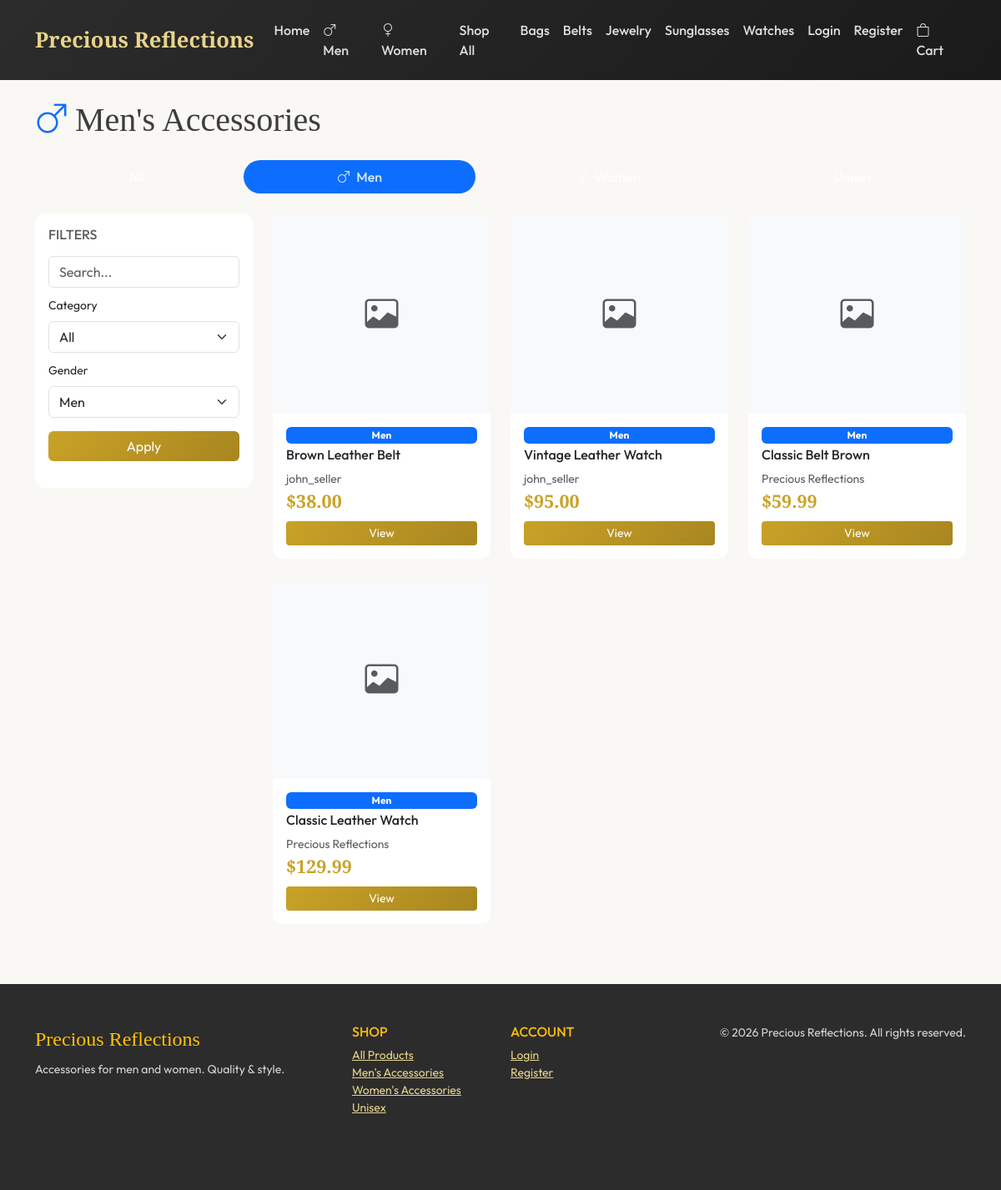
Page /shop/men/ on the committed database.
### store/models.py (models this page shows, shortened)
class Category(models.Model):
    name = models.CharField(max_length=100)
    slug = models.SlugField(unique=True, max_length=100)
    description = models.TextField(blank=True)
    image = models.ImageField(upload_to='categories/', blank=True, null=True)
    created_at = models.DateTimeField(auto_now_add=True)
    class Meta:
        verbose_name_plural = 'Categories'
        ordering = ['name']

class Product(models.Model):
    name = models.CharField(max_length=200)
    slug = models.SlugField(unique=True, max_length=200)
    description = models.TextField()
    price = models.DecimalField(max_digits=10, decimal_places=2, validators=[MinValueValidator(0)])
    stock = models.PositiveIntegerField(default=0)
    category = models.ForeignKey(Category, on_delete=models.CASCADE, related_name='products')
    gender = models.CharField(max_length=1, choices=GENDER_CHOICES, default='U')
    image = models.ImageField(upload_to='products/', blank=True, null=True)
    seller = models.ForeignKey(settings.AUTH_USER_MODEL, on_delete=models.CASCADE, related_name='products_for_sale', null=True, blank=True)  # null = official/admin
    created_at = models.DateTimeField(auto_now_add=True)
    updated_at = models.DateTimeField(auto_now=True)
    is_active = models.BooleanField(default=True)
    class Meta:
        ordering = ['-created_at']
    @property
    def out_of_stock(self):
        return self.stock == 0

### store/views.py (the view)
# urls.py: path('shop/', views.shop, name='shop'),
def shop(request, gender=None):
    qs = Product.objects.filter(is_active=True)
    category_slug = request.GET.get('category')
    gender = gender or request.GET.get('gender')
    q = request.GET.get('q', '').strip()
    if category_slug:
        qs = qs.filter(category__slug=category_slug)
    if gender and gender in ('M', 'F', 'U'):
        qs = qs.filter(gender=gender)
    if q:
        qs = qs.filter(Q(name__icontains=q) | Q(description__icontains=q))
    paginator = Paginator(qs, 12)
    page = request.GET.get('page', 1)
    products = paginator.get_page(page)
    categories = Category.objects.all()
    return render(request, 'store/shop.html', {
        'products': products,
        'categories': categories,
        'selected_category': category_slug,
        'selected_gender': gender,
        'search_q': q,
    })

### store/context_processors.py (called while the page is built)
def cart_count(request):
    count = 0
    if request.session.get('cart'):
        for item in request.session['cart'].values():
            count += item.get('quantity', 0)
    return {'cart_count': count}

def categories_nav(request):
    from .models import Category
    categories = Category.objects.all()[:10]
    return {'nav_categories': categories}

### templates/store/shop.html (shortened to what this page needs)
{% extends 'base.html' %}
{% load static %}
{% block content %}
<div class="container">
  <h1 class="font-serif mb-4">
    {% if selected_gender == 'M' %}<i class="bi bi-gender-male text-primary me-2"></i>Men's Accessories
    {% elif selected_gender == 'F' %}<i class="bi bi-gender-female text-danger me-2"></i>Women's Accessories
    {% elif selected_gender == 'U' %}<i class="bi bi-people me-2"></i>Unisex
    {% else %}Shop All{% endif %}
  </h1>
  <ul class="nav nav-pills nav-fill mb-4 gap-2 flex-wrap">
    <li class="nav-item">
      <a class="nav-link {% if not selected_gender %}active bg-dark{% endif %} rounded-pill" href="{% url 'store:shop' %}">All</a>
    </li>
    <li class="nav-item">
      <a class="nav-link {% if selected_gender == 'M' %}active bg-primary{% endif %} rounded-pill" href="{% url 'store:shop_men' %}"><i class="bi bi-gender-male me-1"></i> Men</a>
    </li>
    <li class="nav-item">
      <a class="nav-link  rounded-pill" href="{% url 'store:shop_women' %}"><i class="bi bi-gender-female me-1"></i> </a>
    </li>
    <li class="nav-item">
      <a class="nav-link  rounded-pill" href="{% url 'store:shop' %}?gender=U"></a>
    </li>
  </ul>
  <div class="row">
    <aside class="col-lg-3 mb-4">
      <div class="card p-3">
        <h6 class="text-uppercase text-muted mb-3">Filters</h6>
        <form method="get" class="mb-3">
          <input type="text" name="q" class="form-control mb-2" placeholder="Search..." value="{{ search_q|default:'' }}">
          <label class="form-label small">Category</label>
          <select name="category" class="form-select mb-2">
            <option value="">All</option>
          </select>
          <label class="form-label small">Gender</label>
          <select name="gender" class="form-select mb-3">
            <option value="M" {% if selected_gender == 'M' %}selected{% endif %}>Men</option>
          </select>
          <button type="submit" class="btn btn-gold w-100">Apply</button>
        </form>
      </div>
    </aside>
    <div class="col-lg-9">
      <div class="row g-4">
        {% for product in products %}
        <div class="col-6 col-md-4">
          <div class="card h-100">
            <a href="{% url 'store:product_detail' product.slug %}">
              {% if product.image %}
              <img src="{{ product.image.url }}" class="card-img-top" alt="{{ product.name }}">
              {% else %}
              <div class="card-img-top bg-light d-flex align-items-center justify-content-center text-muted"><i class="bi bi-image fs-1"></i></div>
              {% endif %}
            </a>
            <div class="card-body d-flex flex-column">
              <span class="badge {% if product.gender == 'M' %}bg-primary{% elif product.gender == 'F' %}bg-danger{% else %}bg-secondary{% endif %} mb-1">{{ product.get_gender_display }}</span>
              <h6 class="card-title"><a href="{% url 'store:product_detail' product.slug %}" class="text-dark text-decoration-none">{{ product.name }}</a></h6>
              <p class="small text-muted mb-0">{% if product.seller %}{{ product.seller.username }}{% else %}Precious Reflections{% endif %}</p>
              <p class="product-price mb-2">${{ product.price }}</p>
              {% if product.out_of_stock %}
              <span class="text-danger small">Out of stock</span>
              {% else %}
              <a href="{% url 'store:product_detail' product.slug %}" class="btn btn-gold btn-sm mt-auto">View</a>
              {% endif %}
            </div>
          </div>
        </div>
        {% empty %}
        <div class="col-12">
          <p class="text-muted">No products match your filters.</p>
        </div>
        {% endfor %}
      </div>
    </div>
  </div>
</div>
{% endblock %}

### templates/base.html (shortened to what this page needs)
{% load static %}
<!DOCTYPE html>
<html lang="en">
<head>
  <link href="https://cdn.jsdelivr.net/npm/bootstrap@5.3.2/dist/css/bootstrap.min.css" rel="stylesheet">
  <link rel="stylesheet" href="https://cdn.jsdelivr.net/npm/bootstrap-icons@1.11.1/font/bootstrap-icons.css">
</head>
<body>
  <nav class="navbar navbar-expand-lg navbar-dark py-3">
    <div class="container">
      <a class="navbar-brand" href="{% url 'store:home' %}">Precious Reflections</a>
      <div class="collapse navbar-collapse" id="nav">
        <ul class="navbar-nav me-auto">
          <li class="nav-item"><a class="nav-link" href="{% url 'store:home' %}">Home</a></li>
          <li class="nav-item"><a class="nav-link" href="{% url 'store:shop_men' %}"><i class="bi bi-gender-male me-1"></i> Men</a></li>
          <li class="nav-item"><a class="nav-link" href="{% url 'store:shop_women' %}"><i class="bi bi-gender-female me-1"></i> Women</a></li>
          <li class="nav-item"><a class="nav-link" href="{% url 'store:shop' %}">Shop All</a></li>
          {% for cat in nav_categories %}
          <li class="nav-item"><a class="nav-link" href="{% url 'store:shop' %}?category={{ cat.slug }}">{{ cat.name }}</a></li>
          {% endfor %}
        </ul>
        <ul class="navbar-nav">
          {% if user.is_authenticated %}
            <li class="nav-item"><a class="nav-link" href="{% url 'accounts:profile' %}"><i class="bi bi-person"></i> Profile</a></li>
            <li class="nav-item"><a class="nav-link" href="{% url 'accounts:order_history' %}">Orders</a></li>
            <li class="nav-item"><a class="nav-link" href="{% url 'store:my_listings' %}"><i class="bi bi-shop me-1"></i> My Listings</a></li>
            <li class="nav-item"><a class="nav-link" href="{% url 'store:my_sales' %}">My Sales</a></li>
            {% if user.is_staff %}
            <li class="nav-item"><a class="nav-link" href="{% url 'store:admin_dashboard' %}">Dashboard</a></li>
            <li class="nav-item"><a class="nav-link" href="{% url 'admin:index' %}">Admin</a></li>
            {% endif %}
            <li class="nav-item"><a class="nav-link" href="{% url 'accounts:logout' %}">Logout</a></li>
          {% else %}
            <li class="nav-item"><a class="nav-link" href="{% url 'accounts:login' %}">Login</a></li>
            <li class="nav-item"><a class="nav-link" href="{% url 'accounts:register' %}">Register</a></li>
          {% endif %}
          <li class="nav-item">
            <a class="nav-link position-relative" href="{% url 'store:cart' %}" {% if not user.is_authenticated %}title="Log in to add to cart and buy"{% endif %}>
              <i class="bi bi-bag"></i> Cart
            </a>
          </li>
        </ul>
      </div>
    </div>
  </nav>
  <main class="py-4">
    {% block content %}{% endblock %}
  </main>
  <footer class="py-5 mt-5">
    <div class="container">
      <div class="row">
        <div class="col-md-4 mb-4">
          <span class="font-serif fs-4 text-warning">Precious Reflections</span>
          <p class="mt-2 small">Accessories for men and women. Quality & style.</p>
        </div>
        <div class="col-md-2 mb-4">
          <h6 class="text-uppercase text-warning">Shop</h6>
          <ul class="list-unstyled small">
            <li><a href="{% url 'store:shop' %}">All Products</a></li>
            <li><a href="{% url 'store:shop_men' %}">Men's Accessories</a></li>
            <li><a href="{% url 'store:shop_women' %}">Women's Accessories</a></li>
            <li><a href="{% url 'store:shop' %}?gender=U">Unisex</a></li>
          </ul>
        </div>
        <div class="col-md-2 mb-4">
          <h6 class="text-uppercase text-warning">Account</h6>
          <ul class="list-unstyled small">
            {% if user.is_authenticated %}
            <li><a href="{% url 'accounts:profile' %}">Profile</a></li>
            <li><a href="{% url 'accounts:order_history' %}">Order History</a></li>
            {% else %}
            <li><a href="{% url 'accounts:login' %}">Login</a></li>
            <li><a href="{% url 'accounts:register' %}">Register</a></li>
            {% endif %}
          </ul>
        </div>
        <div class="col-md-4 mb-4 text-md-end small">
          &copy; {% now "Y" %} Precious Reflections. All rights reserved.
        </div>
      </div>
    </div>
  </footer>
</body>
</html>

### templates/base.html (style rules this page uses)
:root { --gold: #c9a227; --gold-light: #e8d48b; --charcoal: #2c2c2c; --cream: #faf8f5; --text: #3d3d3d; }
body { font-family: 'Outfit', sans-serif; background: var(--cream); color: var(--text); }
.font-serif { font-family: 'Cormorant Garamond', serif; }
.navbar { background: linear-gradient(135deg, var(--charcoal) 0%, #1a1a1a 100%) !important; }
.navbar-brand { font-family: 'Cormorant Garamond', serif; font-size: 1.6rem; font-weight: 600; color: var(--gold-light) !important; }
.nav-link { color: rgba(255,255,255,.85) !important; font-weight: 500; }
.btn-gold { background: linear-gradient(135deg, var(--gold), #a88620); color: #fff; border: none; }
.card { border: none; border-radius: 12px; overflow: hidden; transition: transform .2s, box-shadow .2s; }
.card-img-top { height: 240px; object-fit: cover; }
.product-price { font-family: 'Cormorant Garamond', serif; font-size: 1.35rem; color: var(--gold); font-weight: 600; }
footer { background: var(--charcoal); color: rgba(255,255,255,.8); }
footer a { color: var(--gold-light); }

### rows in the picture
Category: name "Bags"
Category: name "Belts"
Category: name "Jewelry"
Category: name "Sunglasses"
Category: name "Watches"
Product: gender "Men", name "Brown Leather Belt", seller.username "john_seller", price "38.00", stock "View"
Product: gender "Men", name "Vintage Leather Watch", seller.username "john_seller", price "95.00", stock "View"
Product: gender "Men", name "Classic Belt Brown", shows "Precious Reflections", price "59.99", stock "View"
Product: gender "Men", name "Classic Leather Watch", shows "Precious Reflections", price "129.99", stock "View"
